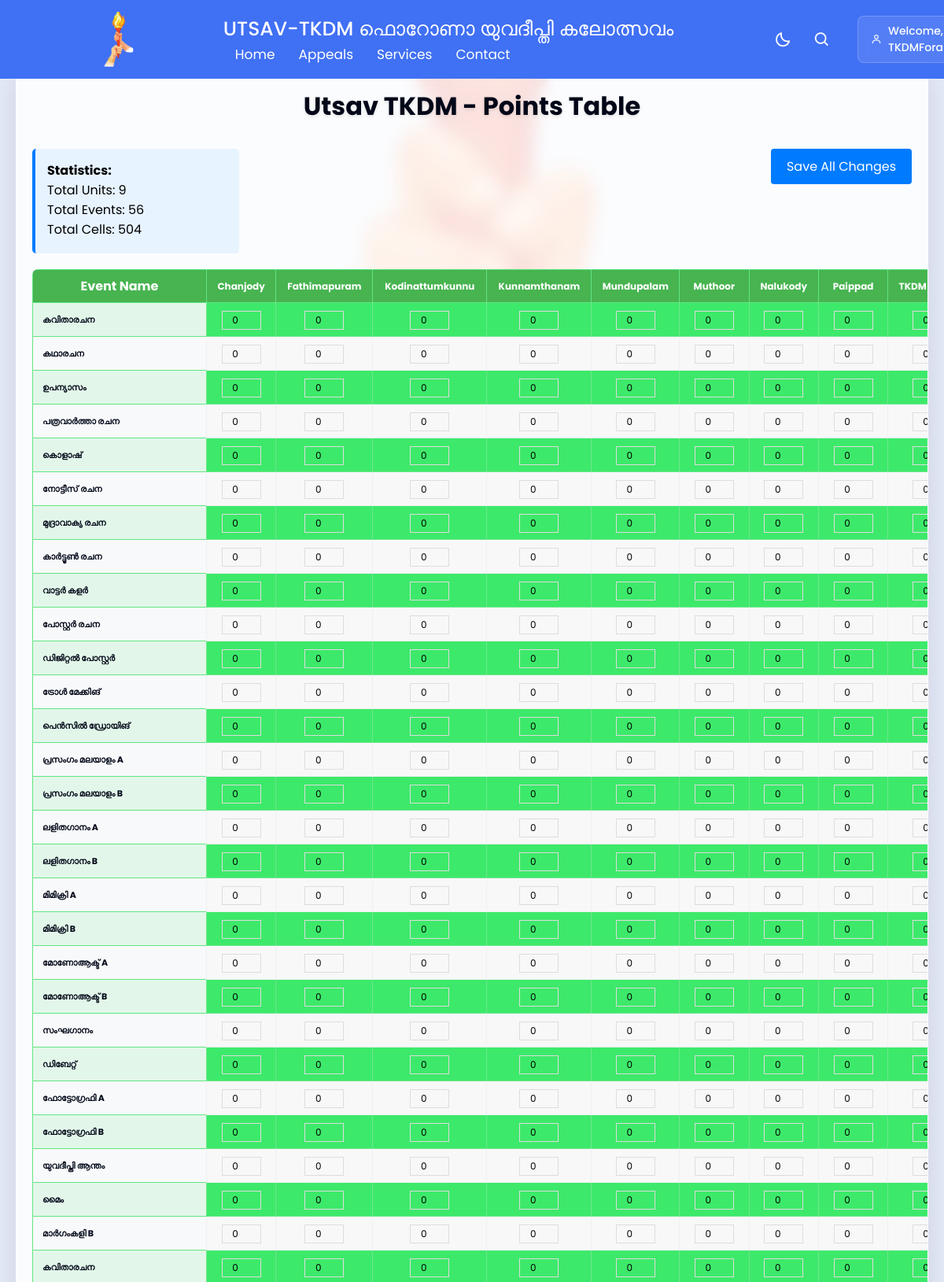
The page /admin/index.php (signed in, upper part) on the database its author committed.
### tables this page shows
CREATE TABLE `units` (
  `unit_slno` int(2) NOT NULL COMMENT 'sl no.of units',
  `unit_name` varchar(30) NOT NULL COMMENT 'name of unit',
  `total_points` int(4) NOT NULL COMMENT 'total points of unit'
);

CREATE TABLE `events` (
  `Event_slno` int(3) NOT NULL COMMENT 'serial number of events',
  `Event_name` varchar(50) DEFAULT NULL COMMENT 'name of event',
  `Event_type` tinyint(1) NOT NULL COMMENT '1=Rachana,0=Avatharanam'
);

### admin/index.php (the view, shortened to what this page needs)
<?php
$servername = "localhost";
$username = "root";
$password = "";
$dbname = "utsavtkdm";
try {
    $pdo = new PDO("mysql:host=$servername;dbname=$dbname", $username, $password);
    $pdo->setAttribute(PDO::ATTR_ERRMODE, PDO::ERRMODE_EXCEPTION);
    $units_query = "SELECT unit_slno, unit_name FROM units ORDER BY unit_slno";
    $units_stmt = $pdo->prepare($units_query);
    $units_stmt->execute();
    $units = $units_stmt->fetchAll(PDO::FETCH_ASSOC);
    $events_query = "SELECT Event_slno, Event_name FROM events ORDER BY Event_slno";
    $events_stmt = $pdo->prepare($events_query);
    $events_stmt->execute();
    $events = $events_stmt->fetchAll(PDO::FETCH_ASSOC);
    $points_lookup = array();
} catch(PDOException $e) {
    die("Connection failed: " . $e->getMessage());
}
?>
<!DOCTYPE html>
<html lang="en">
<head>
    <link rel="stylesheet" href="style.css">
    <link href='https://unpkg.com/boxicons@2.1.1/css/boxicons.min.css' rel='stylesheet'>
</head>
<body>
    <nav>
        <div class="nav-bar">
              <img src="Photos/YD_Logo_BG.png" alt="Profile" class="profile-pic">
            <div class="menu">
            <span class="logo navLogo"><a href="index.php">UTSAV-TKDM ഫൊറോണാ യുവദീപ്തി കലോത്സവം </a></span>
                <ul class="nav-links">
                    <li><a href="index.php">Home</a></li>
                    <li><a href="appeals.php">Appeals</a></li>
                    <li><a href="services.php">Services</a></li>
                    <li><a href="contact.php">Contact</a></li>
                </ul>
            </div>
            <div class="darkLight-searchBox">
                <div class="dark-light">
                    <i class='bx bx-moon moon'></i>
                </div>
                <div class="searchBox">
                   <div class="searchToggle">
                    <i class='bx bx-search search'></i>
                   </div>
                </div>
                <div class="user-info">
                   <div class="user-dropdown">
                     <div class="user-welcome" onclick="toggleUserDropdown()">
                     <i class='bx bx-user'></i>
                             Welcome, <?php echo htmlspecialchars($_SESSION['admin_username']); ?>!
                  </div>
    </div>
</div>
            </div>
        </div>
    </nav>
    <div class="container">
        <h1>Utsav TKDM - Points Table</h1>
        <div class="table-controls">
            <div class="summary-stats">
                <strong>Statistics:</strong><br>
                Total Units: <?php echo count($units); ?><br>
                Total Events: <?php echo count($events); ?><br>
                Total Cells: <?php echo count($units) * count($events); ?>
            </div>
            <div>
                <button type="button" id="saveAllBtn" class="btn">Save All Changes</button>
            </div>
        </div>
        <table class="points-table">
            <thead>
                <tr>
                    <th style="position: sticky; left: 0; z-index: 15;">Event Name</th>
                    <?php foreach ($units as $unit): ?>
                        <th class="unit-header"><?php echo htmlspecialchars($unit['unit_name']); ?></th>
                    <?php endforeach; ?>
                </tr>
            </thead>
            <tbody>
                <?php foreach ($events as $event): ?>
                    <tr data-event-id="<?php echo $event['Event_slno']; ?>">
                        <td class="event-name"><?php echo htmlspecialchars($event['Event_name']); ?></td>
                        <?php
                        foreach ($units as $unit):
                            $current_points = isset($points_lookup[$unit['unit_slno']][$event['Event_slno']])
                                            ? $points_lookup[$unit['unit_slno']][$event['Event_slno']]
                                            : 0;
                        ?>
                            <td>
                                <input type="number"
                                       class="points-input"
                                       data-unit-id="<?php echo $unit['unit_slno']; ?>"
                                       data-event-id="<?php echo $event['Event_slno']; ?>"
                                       data-original-value="<?php echo $current_points; ?>"
                                       value="<?php echo $current_points; ?>"
                                       min="0"
                                       max="999">
                            </td>
                        <?php endforeach; ?>
                    </tr>
                <?php endforeach; ?>
            </tbody>
        </table>
    </div>
</body>
</html>

### admin/style.css (style rules this page uses)
* { margin: 0; padding: 0; box-sizing: border-box; font-family: 'Poppins', sans-serif; transition: all 0.4s ease;; }
:root { --body-color: #E4E9F7; --nav-color: #4070F4; --side-nav: #010718; --text-color: #FFF; --search-bar: #F2F2F2; --search-text: #010718; }
body { height: 100vh; background-color: var(--body-color); }
nav { position: fixed; top: 0; left: 0; height: 100px; width: 100%; background-color: var(--nav-color); z-index: 100; }
nav .nav-bar { position: relative; height: 100%; max-width: 1000px; width: 100%; background-color: var(--nav-color); margin: 0 auto; padding: 0 30px; display: flex; align-items: center; justify-content: space-between; }
nav .nav-bar .logo a { font-size: 25px; font-weight: 500; color: var(--text-color); text-decoration: none; }
.nav-bar .nav-links { display: flex; align-items: center; }
.nav-bar .nav-links li { margin: 0 5px; list-style: none; }
.nav-links li a { position: relative; font-size: 17px; font-weight: 400; color: var(--text-color); text-decoration: none; padding: 10px; }
.nav-links li a::before { content: ''; position: absolute; left: 50%; bottom: 0; transform: translateX(-50%); height: 6px; width: 6px; border-radius: 50%; background-color: var(--text-color); opacity: 0; transition: all 0.3s ease; }
.nav-bar .darkLight-searchBox { display: flex; align-items: center; }
.darkLight-searchBox .dark-light, .darkLight-searchBox .searchToggle { height: 40px; width: 40px; display: flex; align-items: center; justify-content: center; margin: 0 5px; }
.dark-light i, .searchToggle i { position: absolute; color: var(--text-color); font-size: 22px; cursor: pointer; transition: all 0.3s ease; }
.searchBox { position: relative; }
.points-table tbody tr:nth-child(even):not(.total-row) { background-color: #f9f9f9; }

### admin/index.php (style rules this page uses)
body { font-family: Arial, sans-serif; margin: 20px; margin-top: 90px; background-color: var(--body-color); background-image: url("Photos/YD_Logo_BG.png"); background-size: cover; background-position: center; background-repeat: no-repeat; height: 100vh; full height }
.container { background-color: rgba(255, 255, 255, 0.85); backdrop-filter: blur(10px); -webkit-backdrop-filter: blur(10px); padding: 20px; border-radius: 12px; box-shadow: 0 8px 32px rgba(0,0,0,0.1); border: 1px solid rgba(255, 255, 255, 0.2); overflow-x: auto; }
h1 { color: var(--search-text); text-align: center; margin-bottom: 30px; text-shadow: 0 2px 4px rgba(0,0,0,0.1); }
.points-table { width: 100%; border-collapse: collapse; min-width: 1200px; background-color: rgba(8, 230, 64, 0.86); backdrop-filter: blur(5px); -webkit-backdrop-filter: blur(5px); border-radius: 8px; overflow: hidden; }
.points-table th, .points-table td { border: 1px solid rgba(221, 221, 221, 0.3); padding: 8px; text-align: center; white-space: nowrap; background-color: rgba(234, 232, 238, 0.1); }
.points-table th { background-color: rgba(76, 175, 80, 0.9); color: white; font-weight: bold; position: sticky; top: 0; z-index: 10; }
.points-table .unit-header { background-color: rgba(76, 175, 80, 0.9); color: white; font-weight: bold; font-size: 12px; min-width: 80px; text-align: center; }
.points-table .event-name { background-color: rgba(248, 249, 250, 0.9); font-weight: bold; text-align: left; padding-left: 12px; position: sticky; left: 0; z-index: 5; font-size: 11px; min-width: 200px; color: var(--search-text); }
.table-controls { display: flex; justify-content: space-between; align-items: flex-start; margin-bottom: 20px; flex-wrap: wrap; }
.points-table input[type="number"] { width: 50px; border: 1px solid #ddd; background: transparent; text-align: center; font-size: 12px; padding: 2px; transition: all 0.3s ease; }
.summary-stats { background-color: #e7f3ff; padding: 15px; border-radius: 5px; border-left: 4px solid #007bff; }
.btn { background-color: #007bff; color: white; padding: 10px 20px; border: none; border-radius: 4px; cursor: pointer; font-size: 16px; transition: background-color 0.3s; }
.profile-pic { width: 40px; height: 70px; object-fit: cover; cursor: pointer; }
.user-info { display: flex; align-items: center; gap: 15px; margin-left: 10%; position: fixed; }
.user-dropdown { position: relative; }
.user-welcome { color: var(--text-color); font-size: 14px; font-weight: 500; display: flex; align-items: center; gap: 8px; padding: 8px 16px; border-radius: 8px; cursor: pointer; transition: all 0.3s ease; background: rgba(255, 255, 255, 0.1); backdrop-filter: blur(10px); border: 1px solid rgba(255, 255, 255, 0.2); }

### rows shown on the page
units: unit_name "Chanjody", unit_slno.Event_slno "0"
units: unit_name "Fathimapuram", unit_slno.Event_slno "0"
units: unit_name "Kodinattumkunnu", unit_slno.Event_slno "0"
units: unit_name "Kunnamthanam", unit_slno.Event_slno "0"
units: unit_name "Mundupalam", unit_slno.Event_slno "0"
units: unit_name "Muthoor", unit_slno.Event_slno "0"
units: unit_name "Nalukody", unit_slno.Event_slno "0"
units: unit_name "Paippad", unit_slno.Event_slno "0"
units: unit_name "TKDM…", unit_slno.Event_slno "0"
events: Event_name "കവിതാരചന"
events: Event_name "കഥാരചന"
events: Event_name "ഉപന്യാസം"
events: Event_name "പത്രവാർത്താ രചന"
events: Event_name "കൊളാഷ്"
events: Event_name "നോട്ടീസ് രചന"
events: Event_name "മുദ്രാവാക്യ രചന"
events: Event_name "കാർട്ടൂൺ രചന"
events: Event_name "വാട്ടർ കളർ"
events: Event_name "പോസ്റ്റർ രചന"
events: Event_name "ഡിജിറ്റൽ പോസ്റ്റർ"
events: Event_name "ട്രോൾ മേക്കിങ്"
events: Event_name "പെൻസിൽ ഡ്രോയിങ്"
events: Event_name "പ്രസംഗം മലയാളം A"
events: Event_name "പ്രസംഗം മലയാളം B"
events: Event_name "ലളിതഗാനം A"
events: Event_name "ലളിതഗാനം B"
events: Event_name "മിമിക്രി A"
events: Event_name "മിമിക്രി B"
events: Event_name "മോണോആക്ട് A"
events: Event_name "മോണോആക്ട് B"
events: Event_name "സംഘഗാനം"
events: Event_name "ഡിബേറ്റ്"
events: Event_name "ഫോട്ടോഗ്രഫി A"
events: Event_name "ഫോട്ടോഗ്രഫി B"
events: Event_name "യുവദീപ്തി ആന്തം"
events: Event_name "മൈം"
events: Event_name "മാർഗംകളി B"
events: Event_name "കവിതാരചന"

### other values the page prints
count($units) "9"
count($events) "56"
count($units) * count($events) "504"
